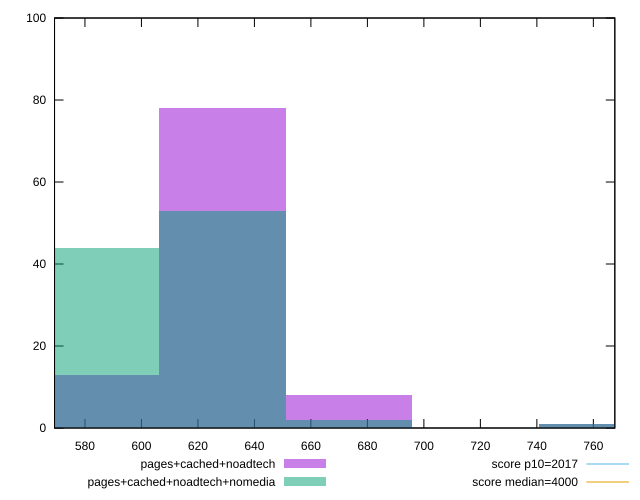

Write the gnuplot code that produced this figure.
reset

$pagesCachedNoadtech <<EOF
763.2724555441241 1
628.5773163304552 78
583.6789365925655 13
673.4756960683449 8
EOF

$pagesCachedNoadtechNomedia <<EOF
763.2724555441241 1
628.5773163304552 53
583.6789365925655 44
673.4756960683449 2
EOF

set key outside below
set boxwidth 44.898379737889655
set xrange [569.2320000000005:767.6000000000003]
set yrange [0:100]
set trange [0:100]
set style fill transparent solid 0.5 noborder

set parametric
set terminal svg size 640, 500 enhanced background rgb 'white'
set output "report_00018_2021-02-10T15-25-16.877Z/mainthread-work-breakdown/comparison/histogram/2_vs_3.svg"

plot $pagesCachedNoadtech title "pages+cached+noadtech" with boxes, \
     $pagesCachedNoadtechNomedia title "pages+cached+noadtech+nomedia" with boxes, \
     2017,t title "score p10=2017", \
     4000,t title "score median=4000"

reset
